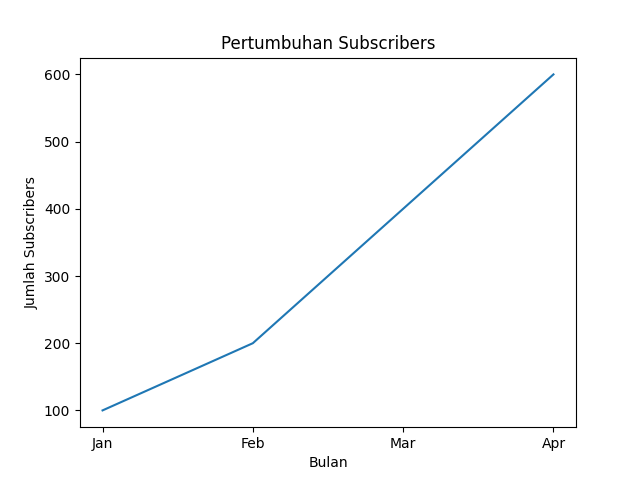

Write the Python code that produced this figure.
import matplotlib.pyplot as plt

bulan = ['Jan', 'Feb', 'Mar', 'Apr']
subs = [100, 200, 400, 600]

plt.plot(bulan, subs)

plt.title("Pertumbuhan Subscribers")
plt.xlabel("Bulan")
plt.ylabel("Jumlah Subscribers")

plt.savefig("Tugas1.png")
plt.show()
